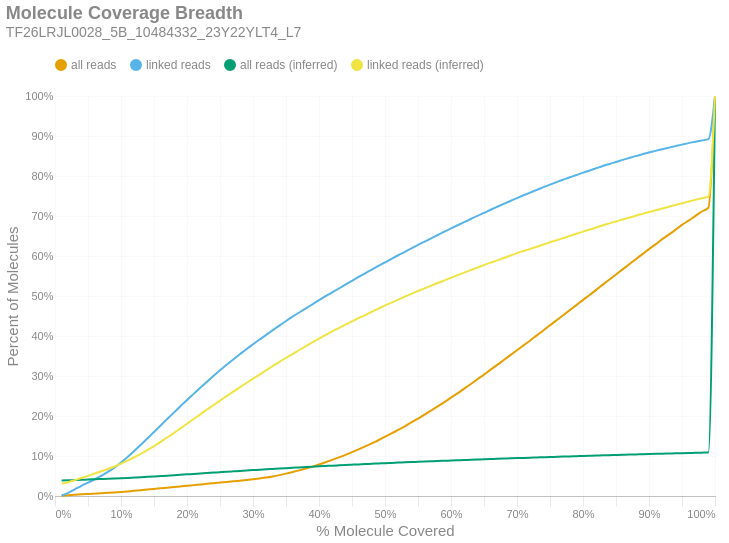

Notebook code for this chart:
### Markdown cell above
### Molecule Read Coverage
This chart shows molecule coverage breadth as computed by the number of bases aligned to that molecule. In other words, "*how much of each unique long molecule is actually sequenced/aligned?*" Keep in mind there is a distinction between sequences and alignments, since some sequences belonging to a particular molecule may not align well and wouldn't appear in the alignment data. This chart also shows molecule coverage breadth as computed by the *inferred fragment* from which the aligned sequences originate. Unlike read coverage, this calculation takes into account the total insert size, including unsequenced gaps between the forward and reverse reads. Like the previous figures, these are cumulative percents.

### Code cell
if SKIPLR:
    print_html(f"Skipped")
else:
    binned_df = consolidated_hist(valids['coverage_bp'], mask, 0.01, True)
    binned_df_inf = consolidated_hist(valids['coverage_inserts'], mask, 0.01, True)
    binned_df = binned_df.with_columns(pl.lit(binned_df_inf['all reads (cumsum)']).alias('all reads (inferred)'))
    binned_df = binned_df.with_columns(pl.lit(binned_df_inf['linked reads (cumsum)']).alias('linked reads (inferred)'))
    binned_df = binned_df.with_columns(
        (pl.col('bin').cast(pl.Float64) + 0.01).alias('right_edge')
    )

    with SafeRender(binned_df):
        (
            density_plot(binned_df, 'Molecule Coverage Breadth', samplename, 'molcov', ['all reads (inferred)','linked reads (inferred)'])
            .encode(
                #x=alt.X('bin:Q', title="% Molecule Covered").axis(format = '%').scale(padding=0),
                x=alt.X('right_edge:Q', title="% Molecule Covered").axis(format='%').scale(padding=0),
                y=alt.Y('value:Q', title='Percent of Molecules')
                    .axis(format='%')
                    .stack(False)
                    .scale(domainMin=0, padding=0),
                color=alt.Color("key:N").scale(domain = ["all reads", "linked reads", "all reads (inferred)", "linked reads (inferred)"]),
                tooltip = [
                    alt.Tooltip("key:N", title = "Data Type"),
                    alt.Tooltip("range_label:N", title="% Molecule Covered"),
                    alt.Tooltip("value:Q", format = ".2%", title="% Molecules")
                ]
            )
        ).display()

### Figure 1 — Vega-Lite specification as saved in the notebook (floating-point values rounded to 4 significant figures)
{"width": "container", "height": 400, "config": {"title": {"anchor": "start", "dy": -15, "fontSize": 18, "color": "#888888", "subtitleColor": "#888888", "subtitleFontSize": 14}, "arc": {"fill": "#0072B2"}, "axis": {"domainColor": "#888888", "domainWidth": 0.5, "gridWidth": 0.2, "grid": false, "titleFontWeight": 400, "titleFontSize": 15, "labelFontSize": 11, "labelColor": "#888888", "tickColor": "#888888", "tickWidth": 0.2, "titleColor": "#888888"}, "axisBand": {"grid": false}, "axisX": {"grid": true, "tickSize": 10, "domainCap": "round"}, "axisY": {"domain": false, "grid": true, "tickSize": 0, "domainCap": "round"}, "background": "transparent", "header": {"labelFontSize": 15, "labelColor": "#888888", "titleFontSize": 15, "titleFontWeight": 600, "titleColor": "#888888"}, "legend": {"labelFont": "sans-serif", "labelFontSize": 12, "labelColor": "#888888", "symbolSize": 100, "symbolType": "circle", "titleFontSize": 12, "titlePadding": 10, "titleColor": "#888888", "title": null, "orient": "top"}, "range": {"category": ["#E69F00", "#56B4E9", "#009E73", "#F0E442", "#0072B2", "#D55E00", "#CC79A7", "#000000"], "diverging": ["#cfe8f3", "#a2d4ec", "#73bfe2", "#46abdb", "#1696d2", "#12719e"]}, "area": {"fill": "#0072B2", "fillOpacity": 0.7, "line": true, "strokeOpacity": 0.7}, "line": {"color": "#0072B2", "stroke": "#0072B2", "strokeWidth": 2}, "trail": {"color": "#0072B2", "stroke": "#0072B2", "strokeWidth": 0, "size": 1}, "point": {"filled": true, "fillOpacity": 1.0, "size": 95}, "text": {"color": "#888888", "fontSize": 11, "align": "right", "fontWeight": 400, "size": 11}, "bar": {"fill": "#0072B2", "stroke": null}, "view": {"stroke": null, "continuousWidth": 660, "continuousHeight": 400}}, "data": {"name": "data-366af25afa94f1098c272507c66d9ed0"}, "mark": {"type": "line", "interpolate": "monotone", "point": {"opacity": 0, "size": 275}}, "encoding": {"color": {"field": "key", "scale": {"domain": ["all reads", "linked reads", "all reads (inferred)", "linked reads (inferred)"]}, "type": "nominal"}, "tooltip": [{"field": "key", "title": "Data Type", "type": "nominal"}, {"field": "range_label", "title": "% Molecule Covered", "type": "nominal"}, {"field": "value", "format": ".2%", "title": "% Molecules", "type": "quantitative"}], "x": {"axis": {"format": "%"}, "field": "right_edge", "scale": {"padding": 0}, "title": "% Molecule Covered", "type": "quantitative"}, "y": {"axis": {"format": "%"}, "field": "value", "scale": {"domainMin": 0, "padding": 0}, "stack": false, "title": "Percent of Molecules", "type": "quantitative"}}, "params": [{"name": "param_c36ac31b6afebe62", "select": {"type": "point", "fields": ["key"]}, "bind": "legend"}], "title": {"text": "Molecule Coverage Breadth", "subtitle": "TF26LRJL0028_5B_10484332_23Y22YLT4_L7"}, "transform": [{"fold": ["all reads (cumsum)", "linked reads (cumsum)", "all reads (inferred)", "linked reads (inferred)"]}, {"calculate": "replace(datum.key, ' (cumsum)', '')", "as": "key"}, {"filter": {"param": "param_c36ac31b6afebe62"}}], "usermeta": {"embedOptions": {"downloadFileName": "TF26LRJL0028_5B_10484332_23Y22YLT4_L7.molcov"}}, "$schema": "https://vega.github.io/schema/vega-lite/v6.4.1.json", "datasets": {"data-366af25afa94f1098c272507c66d9ed0": [{"bin": "0.0", "interval": "0.0-0.01", "all reads": 0.0003435, "linked reads": 0.001203, "all reads (cumsum)": 0.0003435, "linked reads (cumsum)": 0.001203, "range_label": "0.0-0.01", "all reads (inferred)": 0.03876, "linked reads (inferred)": 0.03097, "right_edge": 0.01}, {"bin": "0.01", "interval": "0.01-0.02", "all reads": 0.001248, "linked reads": 0.006756, "all reads (cumsum)": 0.001592, "linked reads (cumsum)": 0.007959, "range_label": "0.01-0.02", "all reads (inferred)": 0.03923, "linked reads (inferred)": 0.03457, "right_edge": 0.02}, {"bin": "0.02", "interval": "0.02-0.03", "all reads": 0.001379, "linked reads": 0.008685, "all reads (cumsum)": 0.002971, "linked reads (cumsum)": 0.01664, "range_label": "0.02-0.03", "all reads (inferred)": 0.03981, "linked reads (inferred)": 0.03962, "right_edge": 0.03}, {"bin": "0.03", "interval": "0.03-0.04", "all reads": 0.001105, "linked reads": 0.008877, "all reads (cumsum)": 0.004076, "linked reads (cumsum)": 0.02552, "range_label": "0.03-0.04", "all reads (inferred)": 0.04041, "linked reads (inferred)": 0.04486, "right_edge": 0.04}, {"bin": "0.04", "interval": "0.04-0.05", "all reads": 0.0009486, "linked reads": 0.007902, "all reads (cumsum)": 0.005025, "linked reads (cumsum)": 0.03342, "range_label": "0.04-0.05", "all reads (inferred)": 0.0412, "linked reads (inferred)": 0.05032, "right_edge": 0.05}, {"bin": "0.05", "interval": "0.05-0.06", "all reads": 0.0009136, "linked reads": 0.00827, "all reads (cumsum)": 0.005938, "linked reads (cumsum)": 0.04169, "range_label": "0.05-0.06", "all reads (inferred)": 0.04183, "linked reads (inferred)": 0.05613, "right_edge": 0.06}, {"bin": "0.06", "interval": "0.06-0.07", "all reads": 0.0009044, "linked reads": 0.008493, "all reads (cumsum)": 0.006843, "linked reads (cumsum)": 0.05019, "range_label": "0.06-0.07", "all reads (inferred)": 0.04243, "linked reads (inferred)": 0.06172, "right_edge": 0.07}, {"bin": "0.07", "interval": "0.07-0.08", "all reads": 0.0009878, "linked reads": 0.009945, "all reads (cumsum)": 0.00783, "linked reads (cumsum)": 0.06013, "range_label": "0.07-0.08", "all reads (inferred)": 0.04303, "linked reads (inferred)": 0.0674, "right_edge": 0.08}, {"bin": "0.08", "interval": "0.08-0.09", "all reads": 0.001066, "linked reads": 0.01089, "all reads (cumsum)": 0.008897, "linked reads (cumsum)": 0.07102, "range_label": "0.08-0.09", "all reads (inferred)": 0.04369, "linked reads (inferred)": 0.07365, "right_edge": 0.09}, {"bin": "0.09", "interval": "0.09-0.1", "all reads": 0.001248, "linked reads": 0.0127, "all reads (cumsum)": 0.01014, "linked reads (cumsum)": 0.08372, "range_label": "0.09-0.1", "all reads (inferred)": 0.04442, "linked reads (inferred)": 0.08087, "right_edge": 0.1}, {"bin": "0.1", "interval": "0.1-0.11", "all reads": 0.001358, "linked reads": 0.01382, "all reads (cumsum)": 0.0115, "linked reads (cumsum)": 0.09754, "range_label": "0.1-0.11", "all reads (inferred)": 0.0452, "linked reads (inferred)": 0.08861, "right_edge": 0.11}, {"bin": "0.11", "interval": "0.11-0.12", "all reads": 0.001445, "linked reads": 0.01479, "all reads (cumsum)": 0.01295, "linked reads (cumsum)": 0.1123, "range_label": "0.11-0.12", "all reads (inferred)": 0.04604, "linked reads (inferred)": 0.09688, "right_edge": 0.12}, {"bin": "0.12", "interval": "0.12-0.13", "all reads": 0.001515, "linked reads": 0.01558, "all reads (cumsum)": 0.01446, "linked reads (cumsum)": 0.1279, "range_label": "0.12-0.13", "all reads (inferred)": 0.0469, "linked reads (inferred)": 0.1056, "right_edge": 0.13}, {"bin": "0.13", "interval": "0.13-0.14", "all reads": 0.001572, "linked reads": 0.01602, "all reads (cumsum)": 0.01603, "linked reads (cumsum)": 0.1439, "range_label": "0.13-0.14", "all reads (inferred)": 0.04782, "linked reads (inferred)": 0.1149, "right_edge": 0.14}, {"bin": "0.14", "interval": "0.14-0.15", "all reads": 0.00155, "linked reads": 0.01589, "all reads (cumsum)": 0.01758, "linked reads (cumsum)": 0.1598, "range_label": "0.14-0.15", "all reads (inferred)": 0.04877, "linked reads (inferred)": 0.1248, "right_edge": 0.15}, {"bin": "0.15", "interval": "0.15-0.16", "all reads": 0.001608, "linked reads": 0.01646, "all reads (cumsum)": 0.01919, "linked reads (cumsum)": 0.1763, "range_label": "0.15-0.16", "all reads (inferred)": 0.0498, "linked reads (inferred)": 0.1355, "right_edge": 0.16}, {"bin": "0.16", "interval": "0.16-0.17", "all reads": 0.001592, "linked reads": 0.0161, "all reads (cumsum)": 0.02078, "linked reads (cumsum)": 0.1924, "range_label": "0.16-0.17", "all reads (inferred)": 0.05083, "linked reads (inferred)": 0.1462, "right_edge": 0.17}, {"bin": "0.17", "interval": "0.17-0.18", "all reads": 0.001603, "linked reads": 0.01601, "all reads (cumsum)": 0.02239, "linked reads (cumsum)": 0.2084, "range_label": "0.17-0.18", "all reads (inferred)": 0.0519, "linked reads (inferred)": 0.1574, "right_edge": 0.18}, {"bin": "0.18", "interval": "0.18-0.19", "all reads": 0.001625, "linked reads": 0.01599, "all reads (cumsum)": 0.02401, "linked reads (cumsum)": 0.2244, "range_label": "0.18-0.19", "all reads (inferred)": 0.053, "linked reads (inferred)": 0.1689, "right_edge": 0.19}, {"bin": "0.19", "interval": "0.19-0.2", "all reads": 0.001614, "linked reads": 0.01581, "all reads (cumsum)": 0.02563, "linked reads (cumsum)": 0.2402, "range_label": "0.19-0.2", "all reads (inferred)": 0.05411, "linked reads (inferred)": 0.1806, "right_edge": 0.2}, {"bin": "0.2", "interval": "0.2-0.21", "all reads": 0.001564, "linked reads": 0.01514, "all reads (cumsum)": 0.02719, "linked reads (cumsum)": 0.2553, "range_label": "0.2-0.21", "all reads (inferred)": 0.05524, "linked reads (inferred)": 0.1926, "right_edge": 0.21}, {"bin": "0.21", "interval": "0.21-0.22", "all reads": 0.001591, "linked reads": 0.01508, "all reads (cumsum)": 0.02878, "linked reads (cumsum)": 0.2704, "range_label": "0.21-0.22", "all reads (inferred)": 0.05632, "linked reads (inferred)": 0.204, "right_edge": 0.22}, {"bin": "0.22", "interval": "0.22-0.23", "all reads": 0.001579, "linked reads": 0.01483, "all reads (cumsum)": 0.03036, "linked reads (cumsum)": 0.2852, "range_label": "0.22-0.23", "all reads (inferred)": 0.05744, "linked reads (inferred)": 0.2158, "right_edge": 0.23}, {"bin": "0.23", "interval": "0.23-0.24", "all reads": 0.00159, "linked reads": 0.01477, "all reads (cumsum)": 0.03195, "linked reads (cumsum)": 0.3, "range_label": "0.23-0.24", "all reads (inferred)": 0.0585, "linked reads (inferred)": 0.227, "right_edge": 0.24}, {"bin": "0.24", "interval": "0.24-0.25", "all reads": 0.001593, "linked reads": 0.01432, "all reads (cumsum)": 0.03354, "linked reads (cumsum)": 0.3143, "range_label": "0.24-0.25", "all reads (inferred)": 0.05959, "linked reads (inferred)": 0.2384, "right_edge": 0.25}, {"bin": "0.25", "interval": "0.25-0.26", "all reads": 0.001558, "linked reads": 0.01379, "all reads (cumsum)": 0.0351, "linked reads (cumsum)": 0.3281, "range_label": "0.25-0.26", "all reads (inferred)": 0.06065, "linked reads (inferred)": 0.2498, "right_edge": 0.26}, {"bin": "0.26", "interval": "0.26-0.27", "all reads": 0.001575, "linked reads": 0.01322, "all reads (cumsum)": 0.03668, "linked reads (cumsum)": 0.3413, "range_label": "0.26-0.27", "all reads (inferred)": 0.06168, "linked reads (inferred)": 0.2607, "right_edge": 0.27}, {"bin": "0.27", "interval": "0.27-0.28", "all reads": 0.001612, "linked reads": 0.0129, "all reads (cumsum)": 0.03829, "linked reads (cumsum)": 0.3542, "range_label": "0.27-0.28", "all reads (inferred)": 0.06269, "linked reads (inferred)": 0.2714, "right_edge": 0.28}, {"bin": "0.28", "interval": "0.28-0.29", "all reads": 0.001723, "linked reads": 0.0128, "all reads (cumsum)": 0.04001, "linked reads (cumsum)": 0.367, "range_label": "0.28-0.29", "all reads (inferred)": 0.06374, "linked reads (inferred)": 0.2825, "right_edge": 0.29}, {"bin": "0.29", "interval": "0.29-0.3", "all reads": 0.001827, "linked reads": 0.01218, "all reads (cumsum)": 0.04184, "linked reads (cumsum)": 0.3792, "range_label": "0.29-0.3", "all reads (inferred)": 0.06475, "linked reads (inferred)": 0.2932, "right_edge": 0.3}, {"bin": "0.3", "interval": "0.3-0.31", "all reads": 0.00198, "linked reads": 0.01197, "all reads (cumsum)": 0.04382, "linked reads (cumsum)": 0.3912, "range_label": "0.3-0.31", "all reads (inferred)": 0.06573, "linked reads (inferred)": 0.3036, "right_edge": 0.31}, {"bin": "0.31", "interval": "0.31-0.32", "all reads": 0.002215, "linked reads": 0.01157, "all reads (cumsum)": 0.04603, "linked reads (cumsum)": 0.4028, "range_label": "0.31-0.32", "all reads (inferred)": 0.06675, "linked reads (inferred)": 0.3145, "right_edge": 0.32}, {"bin": "0.32", "interval": "0.32-0.33", "all reads": 0.002841, "linked reads": 0.01189, "all reads (cumsum)": 0.04887, "linked reads (cumsum)": 0.4147, "range_label": "0.32-0.33", "all reads (inferred)": 0.06773, "linked reads (inferred)": 0.3249, "right_edge": 0.33}, {"bin": "0.33", "interval": "0.33-0.34", "all reads": 0.003363, "linked reads": 0.01145, "all reads (cumsum)": 0.05224, "linked reads (cumsum)": 0.4261, "range_label": "0.33-0.34", "all reads (inferred)": 0.06872, "linked reads (inferred)": 0.3353, "right_edge": 0.34}, {"bin": "0.34", "interval": "0.34-0.35", "all reads": 0.003693, "linked reads": 0.01136, "all reads (cumsum)": 0.05593, "linked reads (cumsum)": 0.4375, "range_label": "0.34-0.35", "all reads (inferred)": 0.06966, "linked reads (inferred)": 0.3452, "right_edge": 0.35}, {"bin": "0.35", "interval": "0.35-0.36", "all reads": 0.004024, "linked reads": 0.01093, "all reads (cumsum)": 0.05995, "linked reads (cumsum)": 0.4484, "range_label": "0.35-0.36", "all reads (inferred)": 0.07058, "linked reads (inferred)": 0.3549, "right_edge": 0.36}, {"bin": "0.36", "interval": "0.36-0.37", "all reads": 0.004164, "linked reads": 0.01038, "all reads (cumsum)": 0.06412, "linked reads (cumsum)": 0.4588, "range_label": "0.36-0.37", "all reads (inferred)": 0.07152, "linked reads (inferred)": 0.365, "right_edge": 0.37}, {"bin": "0.37", "interval": "0.37-0.38", "all reads": 0.004532, "linked reads": 0.01026, "all reads (cumsum)": 0.06865, "linked reads (cumsum)": 0.469, "range_label": "0.37-0.38", "all reads (inferred)": 0.07244, "linked reads (inferred)": 0.3747, "right_edge": 0.38}, {"bin": "0.38", "interval": "0.38-0.39", "all reads": 0.004882, "linked reads": 0.01019, "all reads (cumsum)": 0.07353, "linked reads (cumsum)": 0.4792, "range_label": "0.38-0.39", "all reads (inferred)": 0.07335, "linked reads (inferred)": 0.3842, "right_edge": 0.39}, {"bin": "0.39", "interval": "0.39-0.4", "all reads": 0.005264, "linked reads": 0.01025, "all reads (cumsum)": 0.0788, "linked reads (cumsum)": 0.4895, "range_label": "0.39-0.4", "all reads (inferred)": 0.07423, "linked reads (inferred)": 0.3936, "right_edge": 0.4}, {"bin": "0.4", "interval": "0.4-0.41", "all reads": 0.005524, "linked reads": 0.009997, "all reads (cumsum)": 0.08432, "linked reads (cumsum)": 0.4995, "range_label": "0.4-0.41", "all reads (inferred)": 0.07508, "linked reads (inferred)": 0.4026, "right_edge": 0.41}, {"bin": "0.41", "interval": "0.41-0.42", "all reads": 0.005929, "linked reads": 0.00966, "all reads (cumsum)": 0.09025, "linked reads (cumsum)": 0.5091, "range_label": "0.41-0.42", "all reads (inferred)": 0.07593, "linked reads (inferred)": 0.4116, "right_edge": 0.42}, {"bin": "0.42", "interval": "0.42-0.43", "all reads": 0.006213, "linked reads": 0.009644, "all reads (cumsum)": 0.09646, "linked reads (cumsum)": 0.5188, "range_label": "0.42-0.43", "all reads (inferred)": 0.07672, "linked reads (inferred)": 0.42, "right_edge": 0.43}, {"bin": "0.43", "interval": "0.43-0.44", "all reads": 0.006379, "linked reads": 0.009737, "all reads (cumsum)": 0.1028, "linked reads (cumsum)": 0.5285, "range_label": "0.43-0.44", "all reads (inferred)": 0.0775, "linked reads (inferred)": 0.4284, "right_edge": 0.44}, {"bin": "0.44", "interval": "0.44-0.45", "all reads": 0.006815, "linked reads": 0.00954, "all reads (cumsum)": 0.1097, "linked reads (cumsum)": 0.538, "range_label": "0.44-0.45", "all reads (inferred)": 0.07828, "linked reads (inferred)": 0.4366, "right_edge": 0.45}, {"bin": "0.45", "interval": "0.45-0.46", "all reads": 0.007009, "linked reads": 0.00952, "all reads (cumsum)": 0.1167, "linked reads (cumsum)": 0.5476, "range_label": "0.45-0.46", "all reads (inferred)": 0.07905, "linked reads (inferred)": 0.4447, "right_edge": 0.46}, {"bin": "0.46", "interval": "0.46-0.47", "all reads": 0.007197, "linked reads": 0.009235, "all reads (cumsum)": 0.1239, "linked reads (cumsum)": 0.5568, "range_label": "0.46-0.47", "all reads (inferred)": 0.07979, "linked reads (inferred)": 0.4524, "right_edge": 0.47}, {"bin": "0.47", "interval": "0.47-0.48", "all reads": 0.00775, "linked reads": 0.009198, "all reads (cumsum)": 0.1316, "linked reads (cumsum)": 0.566, "range_label": "0.47-0.48", "all reads (inferred)": 0.08057, "linked reads (inferred)": 0.4606, "right_edge": 0.48}, {"bin": "0.48", "interval": "0.48-0.49", "all reads": 0.007732, "linked reads": 0.009063, "all reads (cumsum)": 0.1393, "linked reads (cumsum)": 0.5751, "range_label": "0.48-0.49", "all reads (inferred)": 0.08129, "linked reads (inferred)": 0.4682, "right_edge": 0.49}, {"bin": "0.49", "interval": "0.49-0.5", "all reads": 0.009036, "linked reads": 0.008934, "all reads (cumsum)": 0.1484, "linked reads (cumsum)": 0.584, "range_label": "0.49-0.5", "all reads (inferred)": 0.08207, "linked reads (inferred)": 0.4764, "right_edge": 0.5}, {"bin": "0.5", "interval": "0.5-0.51", "all reads": 0.007916, "linked reads": 0.008747, "all reads (cumsum)": 0.1563, "linked reads (cumsum)": 0.5927, "range_label": "0.5-0.51", "all reads (inferred)": 0.08276, "linked reads (inferred)": 0.4836, "right_edge": 0.51}, {"bin": "0.51", "interval": "0.51-0.52", "all reads": 0.00905, "linked reads": 0.009136, "all reads (cumsum)": 0.1653, "linked reads (cumsum)": 0.6019, "range_label": "0.51-0.52", "all reads (inferred)": 0.08345, "linked reads (inferred)": 0.4909, "right_edge": 0.52}, {"bin": "0.52", "interval": "0.52-0.53", "all reads": 0.00898, "linked reads": 0.008488, "all reads (cumsum)": 0.1743, "linked reads (cumsum)": 0.6104, "range_label": "0.52-0.53", "all reads (inferred)": 0.08416, "linked reads (inferred)": 0.4983, "right_edge": 0.53}, {"bin": "0.53", "interval": "0.53-0.54", "all reads": 0.009533, "linked reads": 0.00883, "all reads (cumsum)": 0.1839, "linked reads (cumsum)": 0.6192, "range_label": "0.53-0.54", "all reads (inferred)": 0.08485, "linked reads (inferred)": 0.5055, "right_edge": 0.54}, {"bin": "0.54", "interval": "0.54-0.55", "all reads": 0.009541, "linked reads": 0.008441, "all reads (cumsum)": 0.1934, "linked reads (cumsum)": 0.6276, "range_label": "0.54-0.55", "all reads (inferred)": 0.08551, "linked reads (inferred)": 0.5124, "right_edge": 0.55}, {"bin": "0.55", "interval": "0.55-0.56", "all reads": 0.01011, "linked reads": 0.008291, "all reads (cumsum)": 0.2035, "linked reads (cumsum)": 0.6359, "range_label": "0.55-0.56", "all reads (inferred)": 0.08617, "linked reads (inferred)": 0.5192, "right_edge": 0.56}, {"bin": "0.56", "interval": "0.56-0.57", "all reads": 0.01028, "linked reads": 0.008332, "all reads (cumsum)": 0.2138, "linked reads (cumsum)": 0.6443, "range_label": "0.56-0.57", "all reads (inferred)": 0.08682, "linked reads (inferred)": 0.526, "right_edge": 0.57}, {"bin": "0.57", "interval": "0.57-0.58", "all reads": 0.01022, "linked reads": 0.00827, "all reads (cumsum)": 0.224, "linked reads (cumsum)": 0.6525, "range_label": "0.57-0.58", "all reads (inferred)": 0.08746, "linked reads (inferred)": 0.5325, "right_edge": 0.58}, {"bin": "0.58", "interval": "0.58-0.59", "all reads": 0.01067, "linked reads": 0.0084, "all reads (cumsum)": 0.2347, "linked reads (cumsum)": 0.6609, "range_label": "0.58-0.59", "all reads (inferred)": 0.08809, "linked reads (inferred)": 0.539, "right_edge": 0.59}, {"bin": "0.59", "interval": "0.59-0.6", "all reads": 0.01113, "linked reads": 0.008032, "all reads (cumsum)": 0.2458, "linked reads (cumsum)": 0.669, "range_label": "0.59-0.6", "all reads (inferred)": 0.08873, "linked reads (inferred)": 0.5456, "right_edge": 0.6}, {"bin": "0.6", "interval": "0.6-0.61", "all reads": 0.01093, "linked reads": 0.007928, "all reads (cumsum)": 0.2567, "linked reads (cumsum)": 0.6769, "range_label": "0.6-0.61", "all reads (inferred)": 0.08936, "linked reads (inferred)": 0.5521, "right_edge": 0.61}, {"bin": "0.61", "interval": "0.61-0.62", "all reads": 0.01172, "linked reads": 0.00785, "all reads (cumsum)": 0.2684, "linked reads (cumsum)": 0.6847, "range_label": "0.61-0.62", "all reads (inferred)": 0.08998, "linked reads (inferred)": 0.5586, "right_edge": 0.62}, {"bin": "0.62", "interval": "0.62-0.63", "all reads": 0.01163, "linked reads": 0.007824, "all reads (cumsum)": 0.2801, "linked reads (cumsum)": 0.6926, "range_label": "0.62-0.63", "all reads (inferred)": 0.0906, "linked reads (inferred)": 0.5648, "right_edge": 0.63}, {"bin": "0.63", "interval": "0.63-0.64", "all reads": 0.01178, "linked reads": 0.007809, "all reads (cumsum)": 0.2919, "linked reads (cumsum)": 0.7004, "range_label": "0.63-0.64", "all reads (inferred)": 0.09122, "linked reads (inferred)": 0.571, "right_edge": 0.64}, {"bin": "0.64", "interval": "0.64-0.65", "all reads": 0.0116, "linked reads": 0.00743, "all reads (cumsum)": 0.3035, "linked reads (cumsum)": 0.7078, "range_label": "0.64-0.65", "all reads (inferred)": 0.09183, "linked reads (inferred)": 0.5773, "right_edge": 0.65}, {"bin": "0.65", "interval": "0.65-0.66", "all reads": 0.0124, "linked reads": 0.007783, "all reads (cumsum)": 0.3159, "linked reads (cumsum)": 0.7156, "range_label": "0.65-0.66", "all reads (inferred)": 0.09242, "linked reads (inferred)": 0.5834, "right_edge": 0.66}, {"bin": "0.66", "interval": "0.66-0.67", "all reads": 0.01186, "linked reads": 0.007456, "all reads (cumsum)": 0.3277, "linked reads (cumsum)": 0.723, "range_label": "0.66-0.67", "all reads (inferred)": 0.09298, "linked reads (inferred)": 0.5891, "right_edge": 0.67}, {"bin": "0.67", "interval": "0.67-0.68", "all reads": 0.01225, "linked reads": 0.007326, "all reads (cumsum)": 0.34, "linked reads (cumsum)": 0.7304, "range_label": "0.67-0.68", "all reads (inferred)": 0.09356, "linked reads (inferred)": 0.5951, "right_edge": 0.68}, {"bin": "0.68", "interval": "0.68-0.69", "all reads": 0.01209, "linked reads": 0.007212, "all reads (cumsum)": 0.3521, "linked reads (cumsum)": 0.7376, "range_label": "0.68-0.69", "all reads (inferred)": 0.09416, "linked reads (inferred)": 0.6012, "right_edge": 0.69}, {"bin": "0.69", "interval": "0.69-0.7", "all reads": 0.01243, "linked reads": 0.007228, "all reads (cumsum)": 0.3645, "linked reads (cumsum)": 0.7448, "range_label": "0.69-0.7", "all reads (inferred)": 0.09475, "linked reads (inferred)": 0.6072, "right_edge": 0.7}, {"bin": "0.7", "interval": "0.7-0.71", "all reads": 0.01219, "linked reads": 0.006974, "all reads (cumsum)": 0.3767, "linked reads (cumsum)": 0.7518, "range_label": "0.7-0.71", "all reads (inferred)": 0.0953, "linked reads (inferred)": 0.6125, "right_edge": 0.71}, {"bin": "0.71", "interval": "0.71-0.72", "all reads": 0.01225, "linked reads": 0.006803, "all reads (cumsum)": 0.3889, "linked reads (cumsum)": 0.7586, "range_label": "0.71-0.72", "all reads (inferred)": 0.09583, "linked reads (inferred)": 0.6179, "right_edge": 0.72}, {"bin": "0.72", "interval": "0.72-0.73", "all reads": 0.01265, "linked reads": 0.006694, "all reads (cumsum)": 0.4016, "linked reads (cumsum)": 0.7653, "range_label": "0.72-0.73", "all reads (inferred)": 0.09634, "linked reads (inferred)": 0.6232, "right_edge": 0.73}, {"bin": "0.73", "interval": "0.73-0.74", "all reads": 0.01233, "linked reads": 0.006813, "all reads (cumsum)": 0.4139, "linked reads (cumsum)": 0.7721, "range_label": "0.73-0.74", "all reads (inferred)": 0.09688, "linked reads (inferred)": 0.6287, "right_edge": 0.74}, {"bin": "0.74", "interval": "0.74-0.75", "all reads": 0.01315, "linked reads": 0.006445, "all reads (cumsum)": 0.4271, "linked reads (cumsum)": 0.7785, "range_label": "0.74-0.75", "all reads (inferred)": 0.09742, "linked reads (inferred)": 0.6342, "right_edge": 0.75}, {"bin": "0.75", "interval": "0.75-0.76", "all reads": 0.01235, "linked reads": 0.006222, "all reads (cumsum)": 0.4394, "linked reads (cumsum)": 0.7848, "range_label": "0.75-0.76", "all reads (inferred)": 0.09794, "linked reads (inferred)": 0.6395, "right_edge": 0.76}, {"bin": "0.76", "interval": "0.76-0.77", "all reads": 0.01266, "linked reads": 0.006098, "all reads (cumsum)": 0.4521, "linked reads (cumsum)": 0.7909, "range_label": "0.76-0.77", "all reads (inferred)": 0.09846, "linked reads (inferred)": 0.6447, "right_edge": 0.77}, {"bin": "0.77", "interval": "0.77-0.78", "all reads": 0.01258, "linked reads": 0.006077, "all reads (cumsum)": 0.4646, "linked reads (cumsum)": 0.7969, "range_label": "0.77-0.78", "all reads (inferred)": 0.099, "linked reads (inferred)": 0.6502, "right_edge": 0.78}, {"bin": "0.78", "interval": "0.78-0.79", "all reads": 0.01246, "linked reads": 0.005444, "all reads (cumsum)": 0.4771, "linked reads (cumsum)": 0.8024, "range_label": "0.78-0.79", "all reads (inferred)": 0.09952, "linked reads (inferred)": 0.6555, "right_edge": 0.79}, {"bin": "0.79", "interval": "0.79-0.8", "all reads": 0.01331, "linked reads": 0.005984, "all reads (cumsum)": 0.4904, "linked reads (cumsum)": 0.8084, "range_label": "0.79-0.8", "all reads (inferred)": 0.1001, "linked reads (inferred)": 0.661, "right_edge": 0.8}, {"bin": "0.8", "interval": "0.8-0.81", "all reads": 0.01222, "linked reads": 0.005398, "all reads (cumsum)": 0.5026, "linked reads (cumsum)": 0.8138, "range_label": "0.8-0.81", "all reads (inferred)": 0.1006, "linked reads (inferred)": 0.6661, "right_edge": 0.81}, {"bin": "0.81", "interval": "0.81-0.82", "all reads": 0.01273, "linked reads": 0.005766, "all reads (cumsum)": 0.5154, "linked reads (cumsum)": 0.8195, "range_label": "0.81-0.82", "all reads (inferred)": 0.1011, "linked reads (inferred)": 0.6711, "right_edge": 0.82}, {"bin": "0.82", "interval": "0.82-0.83", "all reads": 0.01304, "linked reads": 0.005532, "all reads (cumsum)": 0.5284, "linked reads (cumsum)": 0.8251, "range_label": "0.82-0.83", "all reads (inferred)": 0.1016, "linked reads (inferred)": 0.6767, "right_edge": 0.83}, {"bin": "0.83", "interval": "0.83-0.84", "all reads": 0.0127, "linked reads": 0.005045, "all reads (cumsum)": 0.5411, "linked reads (cumsum)": 0.8301, "range_label": "0.83-0.84", "all reads (inferred)": 0.1021, "linked reads (inferred)": 0.6816, "right_edge": 0.84}, {"bin": "0.84", "interval": "0.84-0.85", "all reads": 0.01263, "linked reads": 0.004967, "all reads (cumsum)": 0.5537, "linked reads (cumsum)": 0.8351, "range_label": "0.84-0.85", "all reads (inferred)": 0.1026, "linked reads (inferred)": 0.6864, "right_edge": 0.85}, {"bin": "0.85", "interval": "0.85-0.86", "all reads": 0.01285, "linked reads": 0.005221, "all reads (cumsum)": 0.5666, "linked reads (cumsum)": 0.8403, "range_label": "0.85-0.86", "all reads (inferred)": 0.103, "linked reads (inferred)": 0.6911, "right_edge": 0.86}, {"bin": "0.86", "interval": "0.86-0.87", "all reads": 0.01259, "linked reads": 0.004905, "all reads (cumsum)": 0.5792, "linked reads (cumsum)": 0.8452, "range_label": "0.86-0.87", "all reads (inferred)": 0.1035, "linked reads (inferred)": 0.696, "right_edge": 0.87}, {"bin": "0.87", "interval": "0.87-0.88", "all reads": 0.01285, "linked reads": 0.004454, "all reads (cumsum)": 0.592, "linked reads (cumsum)": 0.8496, "range_label": "0.87-0.88", "all reads (inferred)": 0.104, "linked reads (inferred)": 0.7005, "right_edge": 0.88}, {"bin": "0.88", "interval": "0.88-0.89", "all reads": 0.01255, "linked reads": 0.004796, "all reads (cumsum)": 0.6046, "linked reads (cumsum)": 0.8544, "range_label": "0.88-0.89", "all reads (inferred)": 0.1044, "linked reads (inferred)": 0.7053, "right_edge": 0.89}, {"bin": "0.89", "interval": "0.89-0.9", "all reads": 0.01271, "linked reads": 0.004433, "all reads (cumsum)": 0.6173, "linked reads (cumsum)": 0.8589, "range_label": "0.89-0.9", "all reads (inferred)": 0.1049, "linked reads (inferred)": 0.7099, "right_edge": 0.9}, {"bin": "0.9", "interval": "0.9-0.91", "all reads": 0.01174, "linked reads": 0.003982, "all reads (cumsum)": 0.629, "linked reads (cumsum)": 0.8629, "range_label": "0.9-0.91", "all reads (inferred)": 0.1053, "linked reads (inferred)": 0.7142, "right_edge": 0.91}, {"bin": "0.91", "interval": "0.91-0.92", "all reads": 0.01326, "linked reads": 0.004143, "all reads (cumsum)": 0.6423, "linked reads (cumsum)": 0.867, "range_label": "0.91-0.92", "all reads (inferred)": 0.1058, "linked reads (inferred)": 0.7187, "right_edge": 0.92}, {"bin": "0.92", "interval": "0.92-0.93", "all reads": 0.01101, "linked reads": 0.003899, "all reads (cumsum)": 0.6533, "linked reads (cumsum)": 0.8709, "range_label": "0.92-0.93", "all reads (inferred)": 0.1062, "linked reads (inferred)": 0.723, "right_edge": 0.93}, {"bin": "0.93", "interval": "0.93-0.94", "all reads": 0.01199, "linked reads": 0.00379, "all reads (cumsum)": 0.6653, "linked reads (cumsum)": 0.8747, "range_label": "0.93-0.94", "all reads (inferred)": 0.1066, "linked reads (inferred)": 0.7273, "right_edge": 0.94}, {"bin": "0.94", "interval": "0.94-0.95", "all reads": 0.01265, "linked reads": 0.00377, "all reads (cumsum)": 0.6779, "linked reads (cumsum)": 0.8785, "range_label": "0.94-0.95", "all reads (inferred)": 0.1071, "linked reads (inferred)": 0.7317, "right_edge": 0.95}, {"bin": "0.95", "interval": "0.95-0.96", "all reads": 0.01037, "linked reads": 0.003707, "all reads (cumsum)": 0.6883, "linked reads (cumsum)": 0.8822, "range_label": "0.95-0.96", "all reads (inferred)": 0.1075, "linked reads (inferred)": 0.7361, "right_edge": 0.96}, {"bin": "0.96", "interval": "0.96-0.97", "all reads": 0.01149, "linked reads": 0.00337, "all reads (cumsum)": 0.6998, "linked reads (cumsum)": 0.8855, "range_label": "0.96-0.97", "all reads (inferred)": 0.1079, "linked reads (inferred)": 0.7403, "right_edge": 0.97}, {"bin": "0.97", "interval": "0.97-0.98", "all reads": 0.01139, "linked reads": 0.003303, "all reads (cumsum)": 0.7112, "linked reads (cumsum)": 0.8888, "range_label": "0.97-0.98", "all reads (inferred)": 0.1084, "linked reads (inferred)": 0.7444, "right_edge": 0.98}, {"bin": "0.98", "interval": "0.98-0.99", "all reads": 0.009482, "linked reads": 0.00323, "all reads (cumsum)": 0.7207, "linked reads (cumsum)": 0.8921, "range_label": "0.98-0.99", "all reads (inferred)": 0.1088, "linked reads (inferred)": 0.7484, "right_edge": 0.99}, {"bin": "0.99", "interval": "0.99-1.0", "all reads": 0.2793, "linked reads": 0.1079, "all reads (cumsum)": 1.0, "linked reads (cumsum)": 1.0, "range_label": "0.99-1.0", "all reads (inferred)": 1.0, "linked reads (inferred)": 1.0, "right_edge": 1.0}]}}
